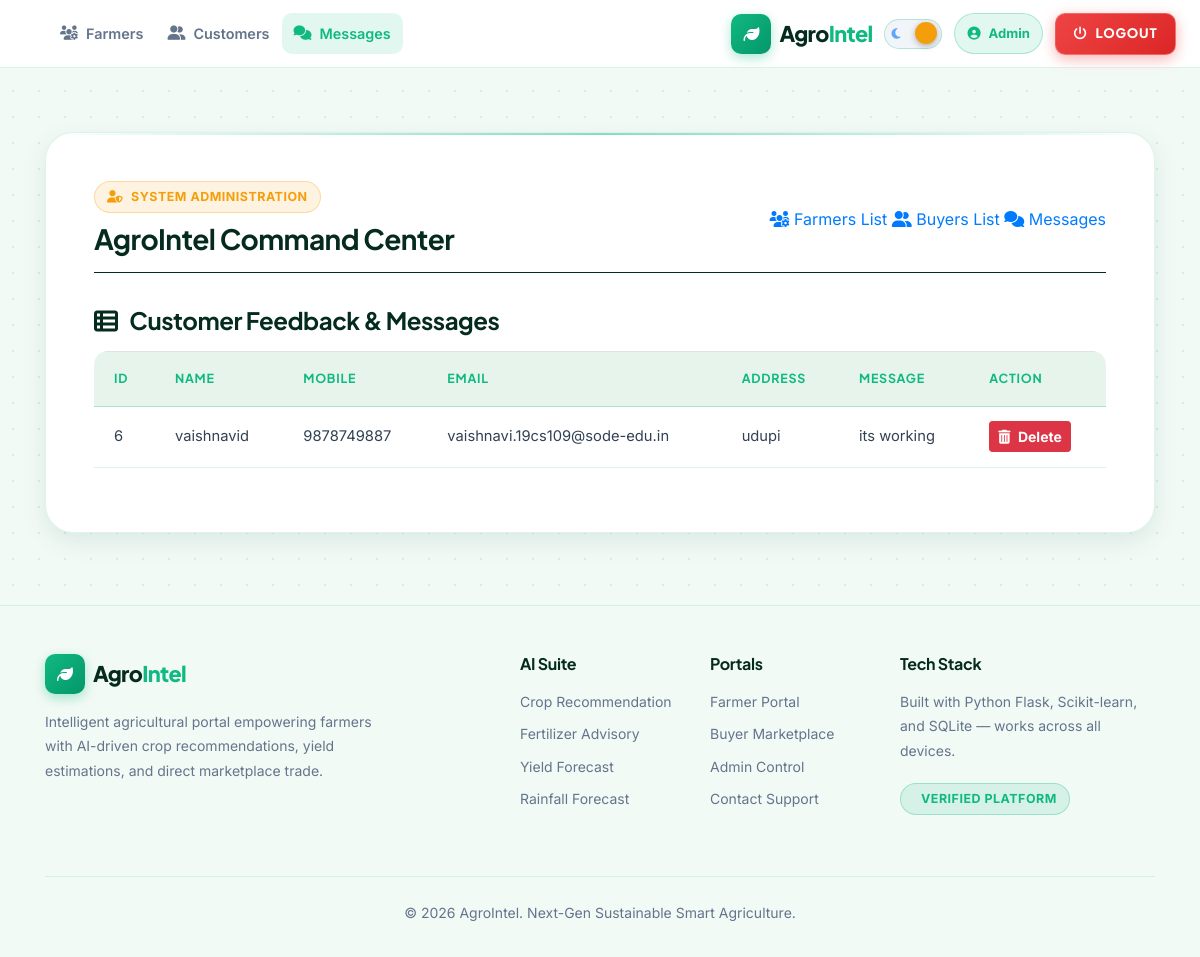
The app's page /admin/messages (signed in) with its own data.
### tables this page shows
CREATE TABLE `contactus` (
  `c_id` INTEGER NOT NULL,
  `c_name` TEXT NOT NULL,
  `c_mobile` TEXT NOT NULL,
  `c_email` TEXT NOT NULL,
  `c_address` TEXT NOT NULL,
  `c_message` text NOT NULL
);

### app.py (the view)
@app.route('/admin/messages')
def admin_messages():
    if session.get('user_type') != 'admin':
        return redirect(url_for('login', role='admin'))
    conn = get_db()
    cursor = conn.execute('SELECT c_id, c_name, c_mobile, c_email, c_address, c_message FROM contactus')
    rows = cursor.fetchall()
    conn.close()
    headers = ['ID', 'Name', 'Mobile', 'Email', 'Address', 'Message']
    return render_template('admin_dashboard.html', title='Customer Feedback & Messages', headers=headers, rows=rows, delete_url='/admin/delete_message')

### app.py (called while the page is built)
def get_db():
    conn = sqlite3.connect(DB_FILE)
    conn.row_factory = sqlite3.Row
    return conn

### templates/admin_dashboard.html (shortened to what this page needs)
{% extends 'base.html' %}
{% block content %}
<div class="container py-5">
  <div class="glass-card p-4 p-md-5 mb-4">
    <div class="d-flex flex-column flex-md-row align-items-md-center justify-content-between gap-3 mb-4 pb-3 border-bottom" style="border-color: var(--border-glass) !important;">
      <div class="mb-3 mb-md-0">
        <span class="badge-agro badge-agro-amber mb-2"><i class="fas fa-user-shield"></i> System Administration</span>
        <h3 class="text-bright font-weight-bold mb-0">AgroIntel Command Center</h3>
      </div>
      <div class="subnav-pills">
        <a href="{{ url_for('admin_farmers') }}" class="subnav-link {% if title=='Farmer Users' %}active{% endif %}">
          <i class="fas fa-users-gear"></i> Farmers List
        </a>
        <a href="{{ url_for('admin_customers') }}" class="subnav-link {% if title=='Customer Users' %}active{% endif %}">
          <i class="fas fa-user-group"></i> Buyers List
        </a>
        <a href="{{ url_for('admin_messages') }}" class="subnav-link {% if title=='Customer Feedback & Messages' %}active{% endif %}">
          <i class="fas fa-comments"></i> Messages
        </a>
      </div>
    </div>
    <div class="pt-2">
      <h4 class="text-bright font-weight-bold mb-3"><i class="fas fa-table-list text-emerald mr-2"></i> {{ title }}</h4>
      <div class="table-responsive">
        <table class="table table-agro">
          <thead>
            <tr>
              {% for col in headers %}
                <th>{{ col }}</th>
              {% endfor %}
              <th>Action</th>
            </tr>
          </thead>
          <tbody>
            {% if rows %}
              {% for row in rows %}
                <tr>
                  {% for cell in row %}
                    <td>{{ cell }}</td>
                  {% endfor %}
                  <td>
                    <form action="{{ delete_url }}" method="POST" onsubmit="return confirm('Are you sure you want to delete this record?');">
                      <button type="submit" class="btn btn-danger btn-sm font-weight-bold">
                        <i class="fas fa-trash-can mr-1"></i> Delete
                      </button>
                    </form>
                  </td>
                </tr>
              {% endfor %}
            {% else %}
              <tr>
                <td colspan="{{ headers|length + 1 }}" class="text-center py-4 text-muted">No records found.</td>
              </tr>
            {% endif %}
          </tbody>
        </table>
      </div>
    </div>
  </div>
</div>
{% endblock %}

### records on screen
contactus: row "6", c_name "vaishnavid", c_mobile "9878749887", c_email "vaishnavi.19cs109@sode-edu.in", c_address "udupi", c_message "its working"

### other values on screen
{{ title }} "Customer Feedback & Messages"
{{ col }} "ID" "NAME" "MOBILE" "EMAIL" "ADDRESS" "MESSAGE"
